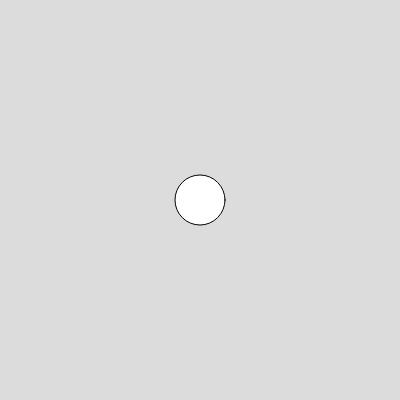
Frame 1 (no input)
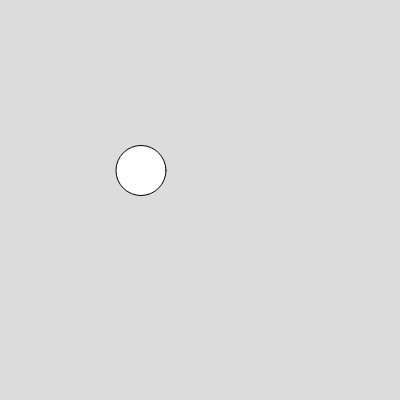
Frame 60 (no input)
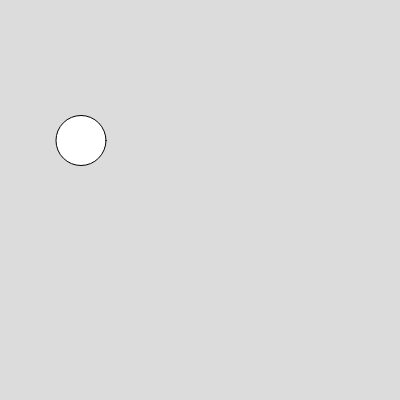
Frame 120 (the mouse pressed at the canvas centre since frame 60)

The p5.js sketch that drew these frames (run headless with seeded random() and noise() and a simulated clock; from frame 60 on, the mouse is pressed at the canvas centre):

// p5.js sketch
// ── sketch.js
let x; 
let y; 
let xspeed; 
let yspeed; 

function setup() { 
  createCanvas(400, 400);
  x = width/2
  y = height/2
  xspeed = -1; 
  yspeed = 0.5*xspeed; 
} 

function draw() { 
  background(220);
  circle(x,y,50); 
  x+=xspeed; 
  y+=yspeed; 
  if (x>=width-25){
    xspeed*=-1
  }
  if (x<=0+25){
    xspeed*=-1
  }
  if (y>=height-25){
    yspeed*= -1
  }
  if (y<=0+25){
    yspeed*= -1
  }
}
